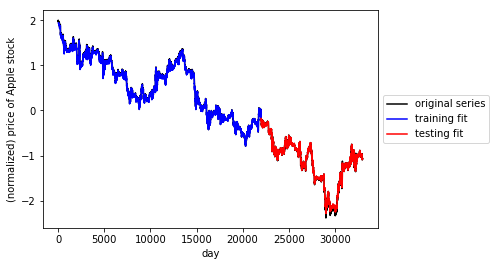

This chart was generated by the following Python code:
#!/usr/bin/env python3
# -*- coding: utf-8 -*-
"""
Created on Tue Jul 10 13:26:36 2018

@author: mshokry

https://github.com/SiaFahim/lstm-crypto-predictor/blob/master/lstm_crypto_price_prediction.ipynb
https://medium.com/@siavash_37715/how-to-predict-bitcoin-and-ethereum-price-with-rnn-lstm-in-keras-a6d8ee8a5109
https://www.kaggle.com/pablocastilla/predict-stock-prices-with-lstm
https://github.com/jgpavez/LSTM---Stock-prediction
https://github.com/logan4/Forex-Price-Predictor
https://github.com/llSourcell/Stock_Market_Prediction/blob/master/Generating%20Different%20Models.ipynb
https://machinelearningmastery.com/time-series-prediction-with-deep-learning-in-python-with-keras/

"""

from keras.models import Sequential
from keras.layers.core import Activation, Dropout,Dense
from keras.callbacks import ModelCheckpoint
from sklearn.preprocessing import StandardScaler
from sklearn.metrics import classification_report,confusion_matrix,log_loss
import keras.losses as losses
import pandas as pd
import numpy as np
import matplotlib.pylab as plt 

#Reading Data
data = pd.read_csv('DAT_ASCII_EURUSD_M1_201805.csv',sep=';')
data1 = pd.read_csv('DAT_ASCII_EURUSD_M1_201806.csv',sep=';')
#data.iloc[:,1].values.shape[0]+data1.iloc[:,1].values.shape[0]
dataset = np.hstack((data.iloc[:,1].values,data1.iloc[:,1].values))
#dataset.shape

scaler = StandardScaler() 
scaler.fit(dataset)
dataset = scaler.transform(dataset)
plt.plot(dataset)
plt.xlabel('time period')
plt.ylabel('normalized series value')

def window_transform_series(series, window_size):
    # containers for input/output pairs
    X = []
    y = []
    for i in range(len(series)-window_size):
        X.append(series[i:i+window_size])
    y=series[window_size:]
    # reshape each 
    X = np.asarray(X)
    X.shape = (np.shape(X))
    y = np.asarray(y)
    y.shape = (len(y),1)
    return X,y

window_size = 40
X,y = window_transform_series(series = dataset,window_size = window_size)
# split our dataset into training / testing sets
train_test_split = int(np.ceil(2*len(y)/float(3)))   # set the split point
# partition the training set
X_train = X[:train_test_split,:]
y_train = y[:train_test_split]
# keep the last chunk for testing
X_test = X[train_test_split:,:]
y_test = y[train_test_split:]
# NOTE: to use keras's RNN LSTM module our input must be reshaped to [samples, window size, stepsize] 
X_train = np.asarray(np.reshape(X_train, (X_train.shape[0], window_size, 1)))
X_test = np.asarray(np.reshape(X_test, (X_test.shape[0], window_size, 1)))

### TODO: create required RNN model
# import keras network libraries
from keras.models import Sequential
from keras.layers import Dense
from keras.layers import LSTM
import keras

# given - fix random seed - so we can all reproduce the same results on our default time series
np.random.seed(0)


# TODO: implement build_part1_RNN in my_answers.py
def build_part1_RNN(window_size):
    model = Sequential()
    model.add(LSTM(100, input_shape=(window_size,1)))
    model.add(Dense(1,activation='linear'))
    return model

model = build_part1_RNN(window_size)
# build model using keras documentation recommended optimizer initialization
optimizer = keras.optimizers.RMSprop(lr=0.001, rho=0.9, epsilon=1e-08, decay=0.0)

# compile the model
model.compile(loss='mean_squared_error', optimizer=optimizer)
model.fit(X_train, y_train, epochs=5, batch_size=100, verbose=2)
model.save_weights('bes.h5')


# generate predictions for training
train_predict = model.predict(X_train)
test_predict = model.predict(X_test)
# print out training and testing errors
training_error = model.evaluate(X_train, y_train, verbose=0)
print('training error = ' + str(training_error))

testing_error = model.evaluate(X_test, y_test, verbose=0)
print('testing error = ' + str(testing_error))
### Plot everything - the original series as well as predictions on training and testing sets
import matplotlib.pyplot as plt
#%matplotlib inline

# plot original series
plt.plot(dataset,color = 'k')

# plot training set prediction
split_pt = train_test_split + window_size 
plt.plot(np.arange(window_size,split_pt,1),train_predict,color = 'b')

# plot testing set prediction
plt.plot(np.arange(split_pt,split_pt + len(test_predict),1),test_predict,color = 'r')

# pretty up graph
plt.xlabel('day')
plt.ylabel('(normalized) price of Apple stock')
plt.legend(['original series','training fit','testing fit'],loc='center left', bbox_to_anchor=(1, 0.5))
plt.show()
